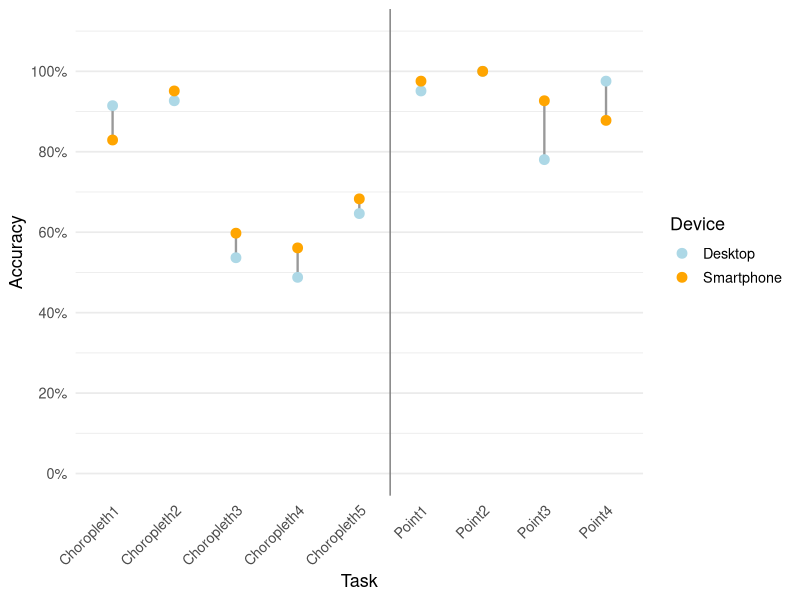

R code for this plot:
# ============================
# RQ1: Accuracy (plot + tests)
# ============================
# - Correctness recoded: Correct=1, PartiallyCorrect=0.5, Incorrect=0
# - Tests: paired Wilcoxon per task (Holm-corrected) + overall paired Wilcoxon

library(dplyr)
library(tidyr)
library(stringr)
library(ggplot2)

AccuracyRaw <- read.csv2("Data/AccuracyRaw.csv", header = T)

# Settings
task_order <- c(
  "Choropleth1","Choropleth2","Choropleth3","Choropleth4","Choropleth5",
  "Point1","Point2","Point3","Point4"
)

device_cols <- c("Desktop" = "lightblue", "Smartphone" = "orange")

# Data preparation
acc_clean <- AccuracyRaw %>%
  mutate(
    Device = str_to_title(device),  
    task   = factor(Task2, levels = task_order),
    acc_score = case_when(
      Correctness == "Correct" ~ 1,
      Correctness == "PartiallyCorrect" ~ 0.5,
      Correctness == "Incorrect" ~ 0,
      TRUE ~ NA_real_
    )
  ) %>%
  group_by(user_id, Device, task) %>%     # removes duplicates (P27, Point3, Smartphone & P43, Point2, Desktop)
  summarise(acc_score = mean(acc_score), .groups="drop")

# Distribution of Correctness depending on Device and Task
table(acc_clean$acc_score, acc_clean$Device, acc_clean$task)

# Plot data (mean accuracy in % per task × device)
acc_summary <- acc_clean %>%
  group_by(task, Device) %>%
  summarise(Accuracy = mean(acc_score) * 100, .groups = "drop") # means at the participants level

p_acc <- ggplot(acc_summary, aes(x = task, y = Accuracy, color = Device)) +
  geom_line(aes(group = task), color = "grey60", linewidth = 0.8) +
  geom_point(size = 3) +
  geom_vline(xintercept = 5.5, color = "grey50") +
  scale_color_manual(values = device_cols, name = "Device") +
  scale_y_continuous(
    limits = c(0, 110),
    breaks = seq(0, 100, 20),
    labels = function(x) paste0(x, "%")
  ) +
  labs(x = "Task", y = "Accuracy") +
  theme_minimal(base_size = 13) +
  theme(
    axis.text.x = element_text(angle = 45, hjust = 1),
    panel.grid.major.x = element_blank(),
    legend.position = "right"
  )

print(p_acc)

# Paired table for tests
acc_paired <- acc_clean %>%
  pivot_wider(names_from = Device, values_from = acc_score) %>%
  mutate(diff = Desktop - Smartphone)

median(acc_paired$diff)

# Per-task paired Wilcoxon + Holm + effect size r
wilcox_r <- function(p_value, n_pairs){
  p_value <- max(min(p_value, 1 - 1e-16), 1e-16)
  z <- qnorm(p_value / 2, lower.tail = FALSE)  # standardized z
  z / sqrt(n_pairs)
}

rq1_task_results <- acc_paired %>%
  group_by(task) %>%
  summarise(
    n_pairs = sum(!is.na(diff)),
    median_diff = median(diff, na.rm = TRUE),     # >0 desktop higher; <0 smartphone higher
    q1 = quantile(diff, 0.25, na.rm = TRUE),
    q3 = quantile(diff, 0.75, na.rm = TRUE),
    iqr_diff = IQR(diff, na.rm = TRUE),
    test = list(wilcox.test(Desktop, Smartphone, paired = TRUE, exact = FALSE)),
    .groups = "drop"
  ) %>%
  mutate(
    V = sapply(test, \(x) unname(x$statistic)),
    p_value = sapply(test, \(x) x$p.value),
    p_holm  = p.adjust(p_value, method = "holm"),
    r = mapply(wilcox_r, p_value, n_pairs)
  ) %>%
  select(task, n_pairs, median_diff, q1, q3, iqr_diff, V, p_value, p_holm, r) %>%
  arrange(task)

print(rq1_task_results)

# Overall paired Wilcoxon on participant mean accuracy
acc_overall <- acc_paired %>%
  group_by(user_id) %>%
  summarise(
    Desktop_mean = mean(Desktop, na.rm = TRUE),
    Smartphone_mean = mean(Smartphone, na.rm = TRUE),
    diff_mean = Desktop_mean - Smartphone_mean,
    .groups = "drop"
  )

overall_test <- wilcox.test(acc_overall$Desktop_mean, acc_overall$Smartphone_mean,
                            paired = TRUE, exact = FALSE)

overall_test

wilcox_r(overall_test$p.value, length(acc_overall$Desktop_mean))

# Overall paired Wilcoxon on participant mean accuracy separatelly for Choropleth and Points

acc_paired$task_type <- ifelse(grepl("^C", as.character(acc_paired$task)), "Choropleth", "Points")

acc_overall2 <- acc_paired %>%
  group_by(user_id, task_type) %>%
  summarise(
    Desktop_mean = mean(Desktop, na.rm = TRUE),
    Smartphone_mean = mean(Smartphone, na.rm = TRUE),
    diff_mean = Desktop_mean - Smartphone_mean,
    .groups = "drop"
  )

overall_test2 <- acc_overall2 %>%
  group_by(task_type) %>%
  summarise(
  n_pairs = sum(!is.na(diff_mean)),
  median_diff = median(diff_mean, na.rm = TRUE),
  test = list(wilcox.test(Desktop_mean, Smartphone_mean,
                            paired = TRUE, exact = FALSE)),
  .groups = "drop"
  ) %>%
  mutate(
    V = sapply(test, \(x) unname(x$statistic)),
    p_value = sapply(test, \(x) x$p.value),
    p_holm  = p.adjust(p_value, method = "holm"),
    r = mapply(wilcox_r, p_value, n_pairs)
  ) %>%
  select(task_type, n_pairs, median_diff, V, p_value, p_holm, r) %>%
  arrange(task_type)

overall_test2
